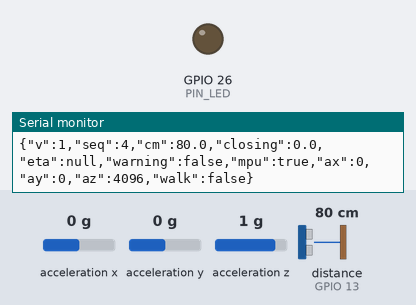
This sketch was run on a simulated ESP32. Shown: output pins drawn as LEDs (lit = HIGH), the last lines printed to the serial monitor. Wiring (inferred from the names in the program): ultrasonic range finder: trigger GPIO 27; echo GPIO 13; MPU-6050 motion sensor at I2C address 0x68. The inputs (shaded band) are chosen by the test bench; at power-on: distance to the obstacle (sensor on GPIO 13) 80 cm, acceleration x 0 g, acceleration y 0 g, acceleration z 1 g. The echo pulse lasts 58.3 µs per cm; EEPROM starts erased; nothing arrives over Bluetooth unless stated; a phone connects over Bluetooth LE 3 s after start; pins used as bus, display or sensor lines are not drawn.

Above: at 1.2 s.
1.3 s: distance to the obstacle (sensor on GPIO 13) set to 43 cm
At 1.7 s:
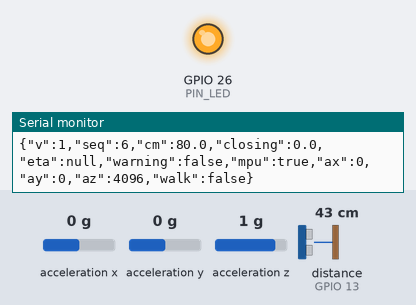
3.3 s: distance to the obstacle (sensor on GPIO 13) set to 36 cm
At 4.5 s:
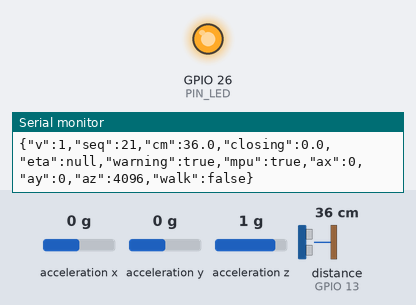
8.1 s: distance to the obstacle (sensor on GPIO 13) set to 4 cm
9.6 s: distance to the obstacle (sensor on GPIO 13) set to 2 cm
At 10.7 s:
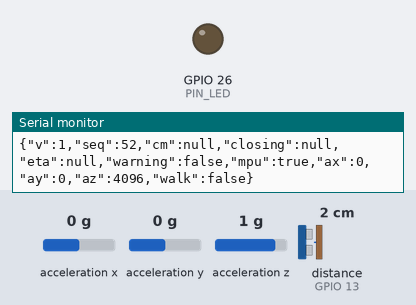
Timing chart, 0 to 12.3 s (numbered marks = the images above; inputs shaded):
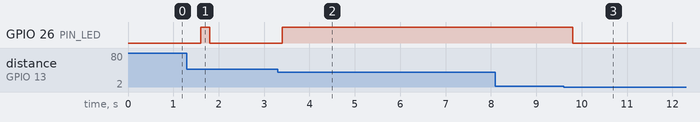

The sketch:

PathAheadBLE.ino
```cpp
/*
 * PathAhead cane firmware — ESP32 + HC-SR04 + MPU6050 + existing LED.
 * Retains the user's working wiring. No OLED, motor, pushbutton, or ToF sensor.
 * Sends line-delimited JSON over the Nordic-UART BLE service used by the iOS app.
 * ML cues are experimental; this is not a validated mobility or fall-detection device.
 */
#include <Arduino.h>
#include <Wire.h>
#include <Preferences.h>
#include <BLEDevice.h>
#include <BLEServer.h>
#include <BLEUtils.h>
#include <BLE2902.h>
#include <atomic>
#include <math.h>
#include "pa_core.h"

// Existing connected hardware. Do not change the breadboard wiring.
constexpr int PIN_TRIG = 27, PIN_ECHO = 13, PIN_LED = 26;
constexpr int PIN_SDA = 32, PIN_SCL = 14;
constexpr uint8_t MPU_ADDRESS = 0x68;
constexpr char DEVICE_NAME[] = "PathAhead-Cane";
constexpr char SERVICE_UUID[] = "6E400001-B5A3-F393-E0A9-E50E24DCCA9E";
constexpr char WRITE_UUID[] = "6E400002-B5A3-F393-E0A9-E50E24DCCA9E";
constexpr char NOTIFY_UUID[] = "6E400003-B5A3-F393-E0A9-E50E24DCCA9E";

// Keep tap sampling independent of ultrasound. The tap detector expects 100 Hz.
constexpr uint32_t SAMPLE_PERIOD_US = 1000000UL / pa::TAP_FS;
constexpr uint32_t TELEMETRY_MS = 200;
constexpr uint32_t PING_PERIOD_MS = 75;
constexpr uint32_t RANGE_STALE_MS = 250;          // > three 75 ms pings
constexpr uint32_t BLE_CHUNK_GAP_MS = 15;
constexpr size_t BLE_CHUNK_BYTES = 20;
constexpr uint16_t ROUTE_SIGHT_MM = 2500;        // HC-SR04 adapted, experimental
constexpr uint16_t ROUTE_RELEASE_MM = 2750;
constexpr float STRIDE_MIN_S = 0.5f, STRIDE_MAX_S = 3.0f;
constexpr float ETA_MIN_SPEED_CM_S = 15.0f, ETA_WARN_S = 2.0f;
constexpr uint8_t QUEUE_SIZE = 8;
constexpr size_t FRAME_SIZE = 240;

BLEServer *bleServer = nullptr;
BLECharacteristic *tx = nullptr;
std::atomic<bool> bleConnected{false};
std::atomic<bool> clearBleQueue{false};
std::atomic<uint8_t> pendingCommand{0};
bool advertiseAfterDisconnect = false;
uint32_t disconnectedAt = 0;

char frames[QUEUE_SIZE][FRAME_SIZE];
uint16_t frameLengths[QUEUE_SIZE] = {};
uint8_t frameHead = 0, frameCount = 0;
uint16_t frameOffset = 0;
uint32_t lastChunkAt = 0;

// The interrupt does only timestamp capture; all math and route logic run in loop().
portMUX_TYPE echoMux = portMUX_INITIALIZER_UNLOCKED;
volatile uint32_t echoRiseUs = 0, echoWidthUs = 0;
volatile bool echoReady = false;
uint32_t lastPingMs = 0, lastValidEchoMs = 0;
float distances[3] = {-1, -1, -1};
uint8_t distanceCount = 0, distanceIndex = 0;
float currentCm = NAN, previousCm = NAN, closingCmS = NAN, etaS = NAN;
bool warning = false, inRouteSight = false;

bool mpuOk = false;
int16_t rawAx = 0, rawAy = 0, rawAz = 0;
uint32_t nextSampleUs = 0, lastTelemetryMs = 0, sequence = 0;
uint32_t sampleCount = 0, lastTapMs = 0, lastEtaMs = 0;
uint32_t lastMpuRetryMs = 0;
bool walking = false, baselineAnnounced = false, driftActive = false;
pa::TapDetector tapDetector;
pa::GaitDrift gait;
pa::RouteMemory route(true);
Preferences preferences;

void queueJson(const char *json) {
  if (!json || !*json || frameCount >= QUEUE_SIZE) return;
  const uint8_t index = (frameHead + frameCount) % QUEUE_SIZE;
  const size_t length = strnlen(json, FRAME_SIZE - 2);
  memcpy(frames[index], json, length);
  frames[index][length] = '\n';
  frameLengths[index] = length + 1;
  frameCount++;
  Serial.println(json);
}

void emitEvent(const char *name) {
  char b[80]; snprintf(b, sizeof(b), "{\"event\":\"%s\"}", name); queueJson(b);
}

void IRAM_ATTR echoChanged() {
  const uint32_t now = micros();
  if (digitalRead(PIN_ECHO)) {
    echoRiseUs = now;
  } else if (echoRiseUs != 0) {
    portENTER_CRITICAL_ISR(&echoMux);
    echoWidthUs = now - echoRiseUs;
    echoReady = true;
    echoRiseUs = 0;
    portEXIT_CRITICAL_ISR(&echoMux);
  }
}

class ServerCallbacks : public BLEServerCallbacks {
  void onConnect(BLEServer *) override {
    bleConnected.store(true);
    clearBleQueue.store(true);
  }
  void onDisconnect(BLEServer *) override {
    bleConnected.store(false);
    clearBleQueue.store(true);
    advertiseAfterDisconnect = true;
    disconnectedAt = millis();
  }
};

class CommandCallbacks : public BLECharacteristicCallbacks {
  void onWrite(BLECharacteristic *characteristic) override {
    const auto rawValue = characteristic->getValue();
    const String value(rawValue.c_str());
    if (value.startsWith("START")) pendingCommand.store(1);
    else if (value.startsWith("END")) pendingCommand.store(2);
    else if (value.startsWith("RESET")) pendingCommand.store(3);
  }
};

float median3(float a, float b, float c) {
  return max(min(a, b), min(max(a, b), c));
}

bool writeMpu(uint8_t reg, uint8_t value) {
  Wire.beginTransmission(MPU_ADDRESS); Wire.write(reg); Wire.write(value);
  return Wire.endTransmission() == 0;
}

bool wakeMpu() {
  // DLPF ~44 Hz, +/-8g accelerometer, 100 Hz output data rate.
  if (!writeMpu(0x6B, 0x00)) return false;
  if (!writeMpu(0x1A, 0x03)) return false;
  if (!writeMpu(0x1C, 0x10)) return false;
  if (!writeMpu(0x19, 0x09)) return false;
  delay(10);
  Wire.beginTransmission(MPU_ADDRESS); Wire.write(0x75);
  if (Wire.endTransmission(false) != 0 || Wire.requestFrom(MPU_ADDRESS, (uint8_t)1) != 1) return false;
  const uint8_t id = Wire.read();
  return id == 0x68 || id == 0x70 || id == 0x71 || id == 0x72 || id == 0x73;
}

bool readMpuRaw() {
  Wire.beginTransmission(MPU_ADDRESS); Wire.write(0x3B);
  if (Wire.endTransmission(false) != 0 || Wire.requestFrom(MPU_ADDRESS, (uint8_t)6) != 6) return false;
  uint8_t b[6]; for (uint8_t i = 0; i < 6; ++i) b[i] = Wire.read();
  rawAx = (int16_t)((b[0] << 8) | b[1]);
  rawAy = (int16_t)((b[2] << 8) | b[3]);
  rawAz = (int16_t)((b[4] << 8) | b[5]);
  return true;
}

void startPing(uint32_t now) {
  if (now - lastPingMs < PING_PERIOD_MS) return;
  lastPingMs = now;
  digitalWrite(PIN_TRIG, LOW); delayMicroseconds(2);
  digitalWrite(PIN_TRIG, HIGH); delayMicroseconds(10); digitalWrite(PIN_TRIG, LOW);
}

bool pollDistance(float &cm) {
  bool ready; uint32_t width;
  portENTER_CRITICAL(&echoMux);
  ready = echoReady; width = echoWidthUs; echoReady = false;
  portEXIT_CRITICAL(&echoMux);
  if (!ready) return false;
  const float measured = width * 0.0343f / 2.0f;
  if (width < 120 || measured < 2.0f || measured > 400.0f) return true; // invalid pulse
  cm = measured; lastValidEchoMs = millis();
  distances[distanceIndex] = measured; distanceIndex = (distanceIndex + 1) % 3;
  if (distanceCount < 3) distanceCount++;
  if (distanceCount == 3) currentCm = median3(distances[0], distances[1], distances[2]);
  return true;
}

void updateDistanceModel(uint32_t now) {
  if (lastValidEchoMs == 0 || now - lastValidEchoMs > RANGE_STALE_MS) {
    currentCm = NAN; previousCm = NAN; closingCmS = NAN; etaS = NAN;
    warning = false; distanceCount = 0;
    for (float &d : distances) d = -1;
    digitalWrite(PIN_LED, LOW); inRouteSight = false;
    return;
  }
  static uint32_t lastModelMs = 0;
  if (now - lastModelMs < 180 || !isfinite(currentCm)) return;
  const float old = previousCm;
  const uint32_t dt = now - lastModelMs;
  lastModelMs = now;
  closingCmS = (isfinite(old) && dt > 0) ? (old - currentCm) / (dt / 1000.0f) : NAN;
  etaS = (isfinite(closingCmS) && closingCmS > ETA_MIN_SPEED_CM_S)
      ? max(0.0f, (currentCm - 55.0f) / closingCmS) : NAN;
  warning = (isfinite(etaS) && etaS < 2.0f && currentCm < 250.0f) || currentCm < 40.0f;
  previousCm = currentCm;
  digitalWrite(PIN_LED, warning ? HIGH : LOW);
}

void persistRoute() {
  pa::Landmark table[pa::ROUTE_MAXL];
  const int n = route.exportTable(table);
  preferences.putInt("n", n);
  if (n > 0) preferences.putBytes("tbl", table, n * sizeof(pa::Landmark));
  else preferences.remove("tbl");
}

void restoreRoute() {
  const int n = preferences.getInt("n", 0);
  if (n <= 0 || n > pa::ROUTE_MAXL) return;
  pa::Landmark table[pa::ROUTE_MAXL];
  const size_t bytes = n * sizeof(pa::Landmark);
  if (preferences.getBytes("tbl", table, bytes) == bytes) route.importTable(table, n);
}

void emitRouteEvent(const pa::Event &e) {
  char b[FRAME_SIZE];
  switch (e.type) {
    case pa::EV_HAZARD:
      snprintf(b, sizeof(b), "{\"event\":\"route_hazard\",\"steps_ahead\":%d,\"confidence\":%.2f,\"expected_mm\":%d}", e.n, e.confidence, e.expectedMm); break;
    case pa::EV_CONFIRMED:
      snprintf(b, sizeof(b), "{\"event\":\"route_confirmed\",\"predicted\":%s,\"confidence\":%.2f}", e.predicted ? "true" : "false", e.confidence); break;
    case pa::EV_CHANGED:
      if (e.reason == pa::R_NOT_FOUND) snprintf(b, sizeof(b), "{\"event\":\"route_changed\",\"reason\":\"not_found\",\"was_steps\":%d}", e.n);
      else if (e.reason == pa::R_MOVED) snprintf(b, sizeof(b), "{\"event\":\"route_changed\",\"reason\":\"moved\",\"shift_steps\":%d}", e.n);
      else snprintf(b, sizeof(b), "{\"event\":\"route_changed\",\"reason\":\"different_obstacle\",\"z\":%.1f}", e.z);
      break;
    case pa::EV_NEW: snprintf(b, sizeof(b), "{\"event\":\"new_obstacle\"}"); break;
    default: return;
  }
  queueJson(b);
}

void onTap(uint32_t tapMs) {
  if (!walking) return;
  if (lastTapMs != 0) {
    const float interval = (tapMs - lastTapMs) / 1000.0f;
    if (interval >= STRIDE_MIN_S && interval <= STRIDE_MAX_S) {
      pa::GaitResult result = gait.update(interval);
      char b[128];
      if (result.calibrated && !baselineAnnounced) {
        baselineAnnounced = true;
        snprintf(b, sizeof(b), "{\"event\":\"baseline_ready\",\"stride_s\":%.2f,\"cv_pct\":%.1f}", gait.mean(), 100.0f * gait.cv()); queueJson(b);
      }
      if (result.alarmsValid && result.stumble) {
        snprintf(b, sizeof(b), "{\"event\":\"stumble_risk\",\"z\":%.1f}", result.zInst); queueJson(b);
      }
      if (result.alarmsValid && result.drift && !driftActive) {
        driftActive = true; snprintf(b, sizeof(b), "{\"event\":\"gait_drift\",\"z\":%.1f}", result.zDrift); queueJson(b);
      }
      if (!result.drift) driftActive = false;
    }
  }
  lastTapMs = tapMs;
  pa::Event events[pa::ROUTE_MAXL * 2];
  const int count = route.onStep(events, pa::ROUTE_MAXL * 2);
  for (int i = 0; i < count; ++i) emitRouteEvent(events[i]);
}

void processRouteDistance(uint32_t now) {
  if (!walking || !isfinite(currentCm)) return;
  const uint16_t mm = (uint16_t)(currentCm * 10.0f);
  if (mm < ROUTE_SIGHT_MM && !inRouteSight) {
    inRouteSight = true;
    pa::Event events[pa::ROUTE_MAXL * 2];
    const int count = route.onSighting((float)mm, events, pa::ROUTE_MAXL * 2);
    for (int i = 0; i < count; ++i) emitRouteEvent(events[i]);
  }
  if (mm > ROUTE_RELEASE_MM) inRouteSight = false;
  static uint32_t etaNoticeAt = 0;
  if (isfinite(etaS) && etaS < ETA_WARN_S && now - etaNoticeAt > 1500) {
    etaNoticeAt = now; char b[100];
    snprintf(b, sizeof(b), "{\"event\":\"obstacle_eta\",\"eta_s\":%.1f,\"distance_mm\":%u}", etaS, mm); queueJson(b);
  }
}

void beginWalk() {
  if (walking) return;
  walking = true; route.beginWalk(); lastTapMs = 0; inRouteSight = false; driftActive = false;
  queueJson("{\"event\":\"walk_start\"}");
}

void finishWalk() {
  if (!walking) return;
  walking = false; route.endWalk(); persistRoute();
  char b[80]; snprintf(b, sizeof(b), "{\"event\":\"walk_end\",\"landmarks\":%d}", route.count()); queueJson(b);
}

void processCommand() {
  const uint8_t command = pendingCommand.exchange(0);
  if (command == 1) beginWalk();
  else if (command == 2) finishWalk();
  else if (command == 3 && !walking) {
    gait.reset(); tapDetector.reset(); baselineAnnounced = false; driftActive = false;
    emitEvent("baseline_reset");
  }
}

void publishTelemetry(uint32_t now) {
  updateDistanceModel(now);
  processRouteDistance(now);
  char cm[20], closing[20], eta[20];
  if (isfinite(currentCm)) snprintf(cm, sizeof(cm), "%.1f", currentCm); else strcpy(cm, "null");
  if (isfinite(closingCmS)) snprintf(closing, sizeof(closing), "%.1f", closingCmS); else strcpy(closing, "null");
  if (isfinite(etaS)) snprintf(eta, sizeof(eta), "%.1f", etaS); else strcpy(eta, "null");
  char b[FRAME_SIZE];
  snprintf(b, sizeof(b), "{\"v\":1,\"seq\":%lu,\"cm\":%s,\"closing\":%s,\"eta\":%s,\"warning\":%s,\"mpu\":%s,\"ax\":%d,\"ay\":%d,\"az\":%d,\"walk\":%s}",
    (unsigned long)sequence++, cm, closing, eta, warning ? "true" : "false",
    mpuOk ? "true" : "false", rawAx, rawAy, rawAz, walking ? "true" : "false");
  queueJson(b);
}

void serviceBLE(uint32_t now) {
  if (clearBleQueue.exchange(false)) { frameHead = frameCount = 0; frameOffset = 0; }
  if (advertiseAfterDisconnect && !bleConnected.load() && now - disconnectedAt > 500) {
    advertiseAfterDisconnect = false; bleServer->startAdvertising();
  }
  if (!bleConnected.load() || frameCount == 0 || now - lastChunkAt < BLE_CHUNK_GAP_MS) return;
  const uint8_t index = frameHead;
  const size_t left = frameLengths[index] - frameOffset;
  const size_t count = min(left, BLE_CHUNK_BYTES);
  tx->setValue((uint8_t *)frames[index] + frameOffset, count);
  tx->notify();
  frameOffset += count; lastChunkAt = now;
  if (frameOffset >= frameLengths[index]) {
    frameHead = (frameHead + 1) % QUEUE_SIZE; frameCount--; frameOffset = 0;
  }
}

void setup() {
  Serial.begin(115200);
  pinMode(PIN_TRIG, OUTPUT); pinMode(PIN_ECHO, INPUT); pinMode(PIN_LED, OUTPUT);
  digitalWrite(PIN_TRIG, LOW); digitalWrite(PIN_LED, LOW);
  attachInterrupt(digitalPinToInterrupt(PIN_ECHO), echoChanged, CHANGE);

  Wire.begin(PIN_SDA, PIN_SCL, 400000);
  Wire.setTimeOut(10);
  mpuOk = wakeMpu();

  preferences.begin("pathahead", false); restoreRoute();
  BLEDevice::init(DEVICE_NAME);
  bleServer = BLEDevice::createServer(); bleServer->setCallbacks(new ServerCallbacks());
  BLEService *service = bleServer->createService(SERVICE_UUID);
  tx = service->createCharacteristic(NOTIFY_UUID, BLECharacteristic::PROPERTY_READ | BLECharacteristic::PROPERTY_NOTIFY);
  tx->addDescriptor(new BLE2902());
  BLECharacteristic *rx = service->createCharacteristic(WRITE_UUID, BLECharacteristic::PROPERTY_WRITE | BLECharacteristic::PROPERTY_WRITE_NR);
  rx->setCallbacks(new CommandCallbacks());
  service->start();
  BLEAdvertising *advertising = BLEDevice::getAdvertising();
  advertising->addServiceUUID(SERVICE_UUID); advertising->setScanResponse(true);
  BLEDevice::startAdvertising();
  emitEvent(mpuOk ? "ready" : "mpu_unavailable");
  nextSampleUs = micros() + SAMPLE_PERIOD_US;
}

void loop() {
  uint32_t now = millis();
  serviceBLE(now);
  processCommand();
  startPing(now);
  float newCm = NAN;
  if (pollDistance(newCm)) processRouteDistance(millis());

  const uint32_t us = micros();
  if ((int32_t)(us - nextSampleUs) >= 0) {
    nextSampleUs += SAMPLE_PERIOD_US;
    if ((int32_t)(us - nextSampleUs) >= 0) nextSampleUs = us + SAMPLE_PERIOD_US;
    if (mpuOk && readMpuRaw()) {
      const float scale = 9.80665f / 4096.0f;
      const long peakIndex = tapDetector.update(rawAx * scale, rawAy * scale, rawAz * scale);
      sampleCount++;
      if (peakIndex >= 0) {
        const uint32_t tapMs = millis() - (uint32_t)((sampleCount - (uint32_t)peakIndex) * 10UL);
        onTap(tapMs);
      }
    } else {
      mpuOk = false;
      if (millis() - lastMpuRetryMs >= 2000) {
        lastMpuRetryMs = millis();
        mpuOk = wakeMpu();
      }
    }
  }
  now = millis();
  if (now - lastTelemetryMs >= TELEMETRY_MS) {
    lastTelemetryMs = now; publishTelemetry(now);
  }
  serviceBLE(millis());
  delay(1);
}
```

params.h
```cpp
// AUTO-GENERATED by train_export.py. Do not edit by hand; re-run the script.
// gait thresholds: tuned on 40 healthy treadmill series (foot force). Re-tune on real cane walks.
// tap and route constants: hand-set, only tested on synthetic / simulated data.
#pragma once
namespace pa {
constexpr int   GAIT_WINDOW = 6;
constexpr int   GAIT_NCAL = 20;
constexpr float GAIT_THR_DRIFT_Z = 2.25f;
constexpr float GAIT_THR_STUMBLE_Z = 4.5f;
constexpr int   GAIT_PERSIST = 2;
constexpr float GAIT_SD_FLOOR_FRAC = 0.01f;

constexpr int   TAP_FS = 100;
constexpr float TAP_K = 6.0f;
constexpr float TAP_J_MIN = 1.2f;
constexpr float TAP_LOCKOUT_S = 0.4f;
constexpr int   TAP_PEAK_WIN = 5;
constexpr float TAP_ALPHA = 0.02f;
constexpr float TAP_WARMUP_S = 0.5f;

constexpr int   ROUTE_MAXL = 8;
constexpr int   ROUTE_LEAD = 5;
constexpr float ROUTE_GATE_MIN = 2.5f;
constexpr float ROUTE_SD_FLOOR = 0.5f;
constexpr float ROUTE_D_SD_FLOOR = 150.0f;
constexpr int   ROUTE_MIN_HITS = 3;
constexpr float ROUTE_DECAY = 0.9f;
constexpr float ROUTE_MISS_FACTOR = 0.8f;
constexpr float ROUTE_WARN_CONF = 0.5f;
constexpr float ROUTE_MOVE_WIN = 8.0f;
constexpr float ROUTE_D_Z = 3.0f;
}  // namespace pa
```

Source omitted: pa_core.h (10073 bytes)

Measured:
- the behaviour switches between 3 and 2 cm on distance to the obstacle (sensor on GPIO 13) (found by bisection; images 2 and 3)
- after the input at 1.3 s, GPIO 26 (PIN_LED): LOW → HIGH after 0.30 s, → LOW 0.20 s later
- after the input at 3.3 s, GPIO 26 (PIN_LED): LOW → HIGH after 0.10 s
- after the input at 9.6 s, GPIO 26 (PIN_LED): HIGH → LOW after 0.21 s
